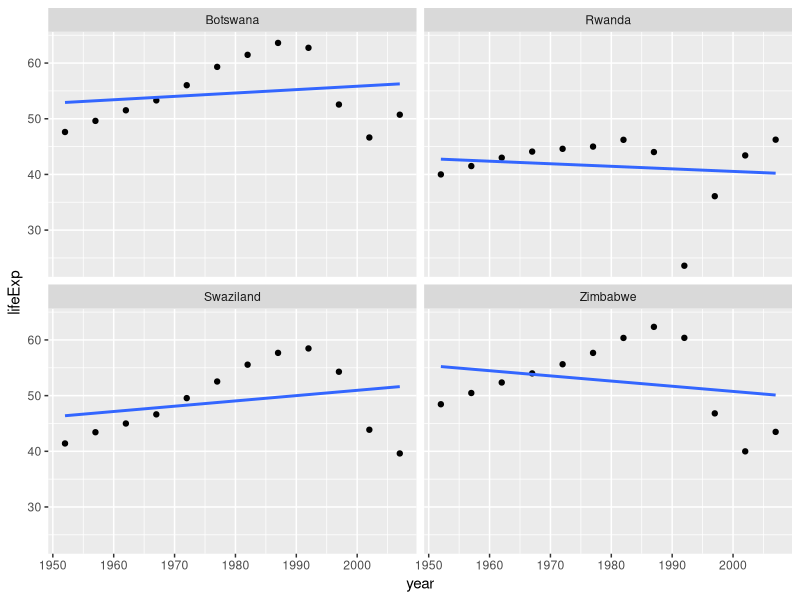
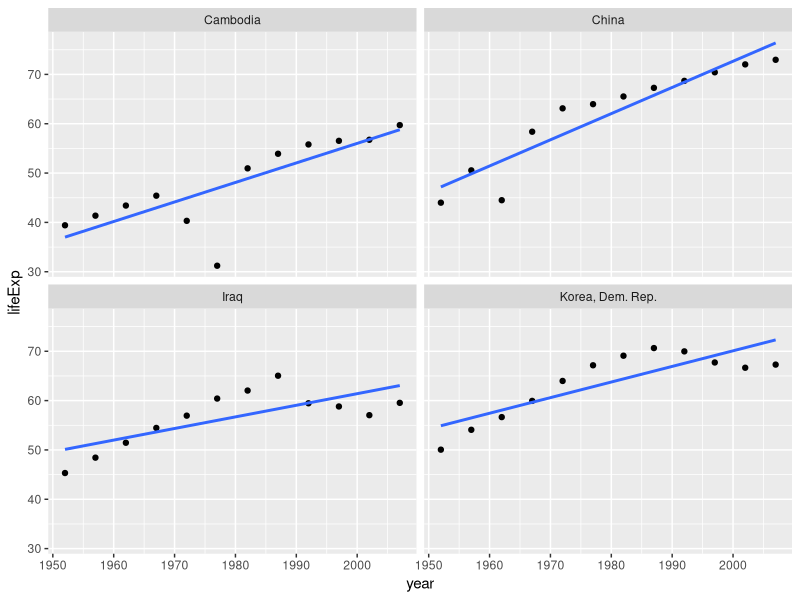
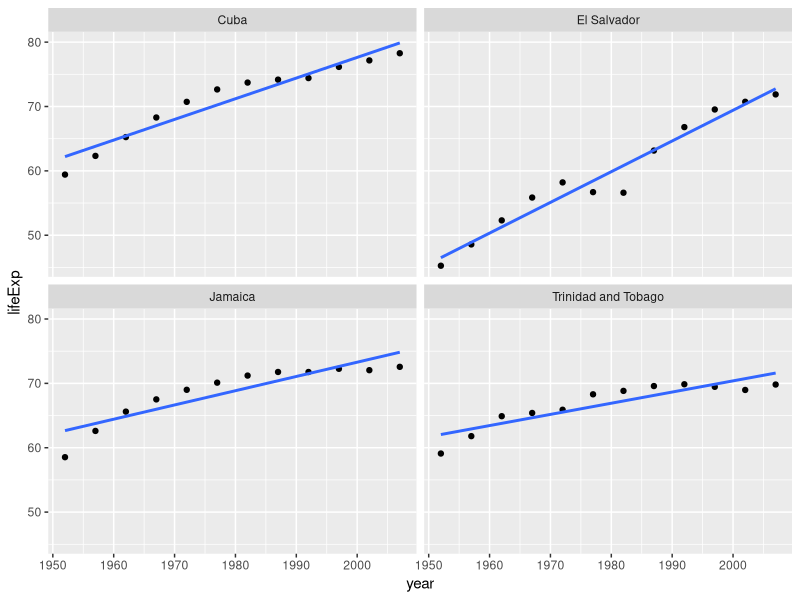
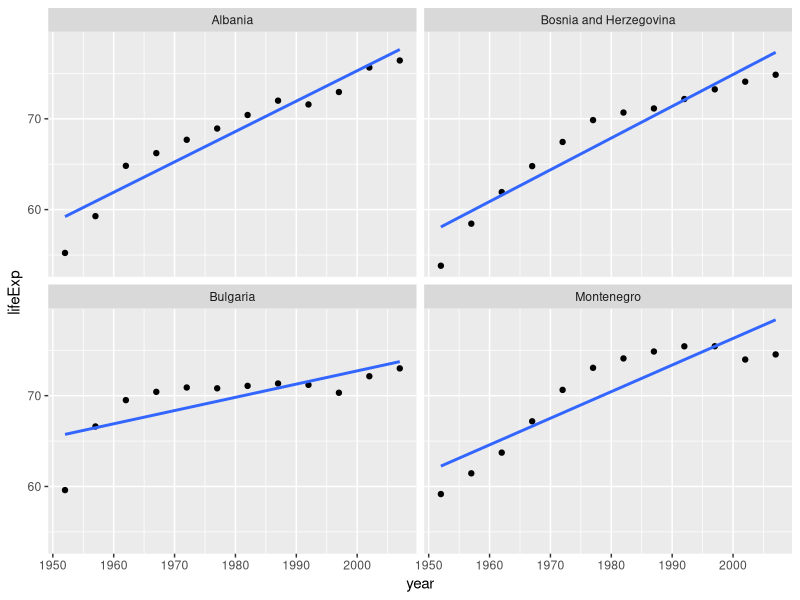

The R script that drew these images, in order:
library(ggplot2)
library(plyr)
library(dplyr)
library(broom)
library(tidyverse)

# import the data created in the first script
gapminder <- read.delim("gapminder_reorder.tsv")

## make sure the new continent order is still in force
gapminder%>%
  group_by(continent)%>%
  summarise(min(lifeExp))

## Fit a linear regression of life expectancy on year within each country. 
## Write the estimated intercepts, slopes, and residual error variance (or sd) to file. 
## The R package broom may be useful here.
le_l_yr <- function(df) {
  lm(lifeExp ~ I(year - 1950), data = df)
}

gap_nested2 <- gapminder %>% 
  group_by(continent, country) %>% 
  nest()

gap_coefs2 <- gap_nested2 %>% 
  mutate(fit = map(data, le_l_yr),
         tidy = map(fit, tidy)) %>% 
  dplyr::select(continent, country, tidy) %>% 
  unnest(tidy)

gap_coefs2 <- gap_coefs2 %>%
  mutate(term = recode(term,
                       `(Intercept)` = "intercept",
                       `I(year - 1950)` = "slope"))

gap_ests2 <- gap_coefs2 %>% 
  dplyr::select(continent:std.error) %>% 
  spread(key = term, value = estimate)

write.table(gap_ests2,
            "estimated_intercepts_slopes_and_sd.tsv", quote = FALSE,
            sep = "\t", row.names = FALSE)

## Find the 3 or 4 “worst” and “best” countries for each continent.
## I will choose 4 countries in each continent with the largest std.error as the "worst" 
## countries. Since large residual std.error indicates that the linear model fit the data poorly.

large_sd_africa <- gap_ests2%>%
  filter(continent=="Africa")%>%
  arrange(desc(std.error))

country_africa <- head(large_sd_africa,4)[,c("continent","country","std.error")]


large_sd_asia <- gap_ests2%>%
  filter(continent=="Asia")%>%
  arrange(desc(std.error))
country_asia <- head(large_sd_asia,4)[,c("continent","country","std.error")]

  
large_sd_america <- gap_ests2%>%
  filter(continent=="Americas")%>%
  arrange(desc(std.error))
country_america <- head(large_sd_america,4)[,c("continent","country","std.error")]


large_sd_europe <- gap_ests2%>%
  filter(continent=="Europe")%>%
  arrange(desc(std.error))
country_europe <- head(large_sd_europe,4)[,c("continent","country","std.error")]


country_large_se <- list(country_africa,country_asia,country_america,country_europe) %>%
  Reduce(function(dtf1,dtf2) full_join(dtf1,dtf2,by = c("continent", "country", "std.error")), .)

## Create a figure for each continent, and write one file per continent, 
## with an informative name. The figure should give scatterplots of 
## life expectancy vs. year, faceting on country, fitted line overlaid.
###### the 4 countries above

# for Africa
p_africa <- gapminder%>%
  filter(country %in% c("Zimbabwe", "Swaziland","Rwanda","Botswana"))%>%
  ggplot(aes(x = year, y=lifeExp)) + geom_point() + geom_smooth(se=FALSE, method="lm") +
  facet_wrap(~ country)
ggsave("countries_in_Africa_with_large_se.png", p_africa)

# for Asia
p_asia <- gapminder%>%
  filter(country %in% c("Cambodia", "Iraq","Korea, Dem. Rep.","China"))%>%
  ggplot(aes(x = year, y=lifeExp)) + geom_point() + geom_smooth(se=FALSE, method="lm") +
  facet_wrap(~ country)
ggsave("countries_in_Asia_with_large_se.png", p_asia)

# for Americas
p_americas <- gapminder%>%
  filter(country %in% c("Jamaica", "El Salvador","Cuba","Trinidad and Tobago"))%>%
  ggplot(aes(x = year, y=lifeExp)) + geom_point() + geom_smooth(se=FALSE, method="lm") +
  facet_wrap(~ country)
ggsave("countries_in_Americas_with_large_se.png", p_americas)

# for Europe
p_europe <- gapminder%>%
  filter(country %in% c("Montenegro", "Bulgaria","Bosnia and Herzegovina","Albania"))%>%
  ggplot(aes(x = year, y=lifeExp)) + geom_point() + geom_smooth(se=FALSE, method="lm") +
  facet_wrap(~ country)
ggsave("countries_in_europe_with_large_se.png", p_europe)


